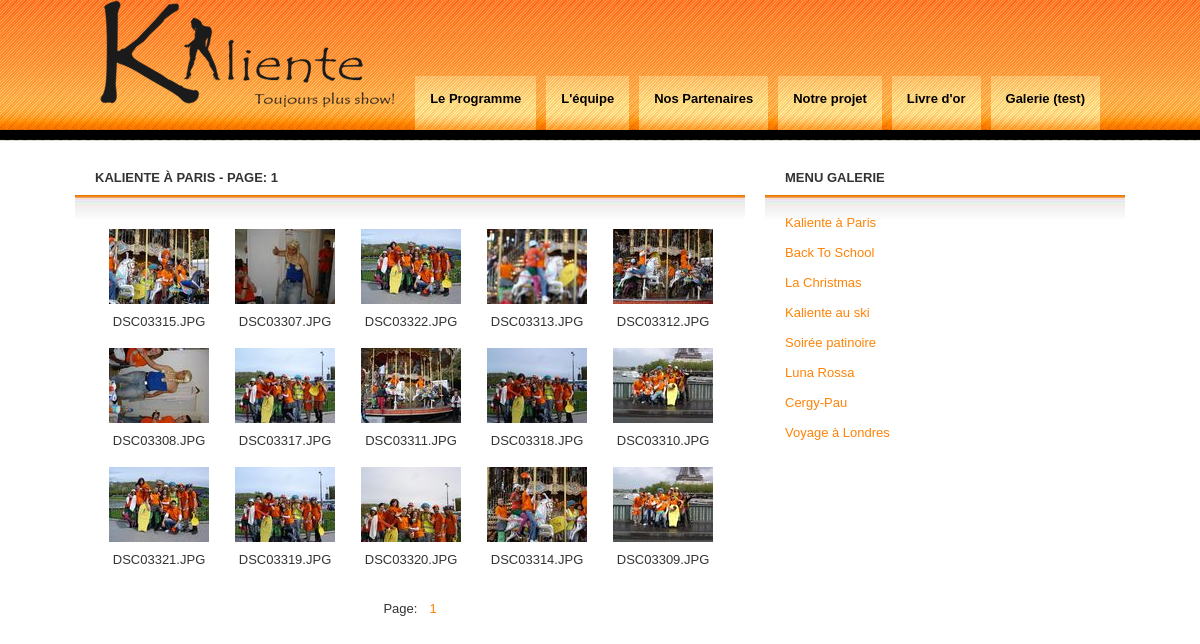
Page /galerie.php on the committed database.
### tables this page shows
CREATE TABLE IF NOT EXISTS `galerie` (
  `id` int(11) NOT NULL auto_increment,
  `nom` varchar(255) NOT NULL default '',
  `path` varchar(255) NOT NULL default '',
  `intitule` varchar(100) NOT NULL default '',
  PRIMARY KEY  (`id`)
);

### galerie.php (the view, shortened to what this page needs)
<!DOCTYPE html PUBLIC "-//W3C//DTD XHTML 1.0 Strict//EN" "http://www.w3.org/TR/xhtml1/DTD/xhtml1-strict.dtd">
<html xmlns="http://www.w3.org/1999/xhtml" xml:lang="fr" >
    <head>
		<link rel="stylesheet" media="screen" type="text/css" title="Kaliente" href="css/index.css" />
		<link rel="stylesheet" type="text/css" href="lightbox.css" />
		<link rel="stylesheet" href="css/lightbox.css" type="text/css" media="screen" />
    </head>
	<body>
	   <div id='header'>
			<div id='logo'>
				<a href="index.php"><img src="img/kaliente_noir.png" alt="Kaliente, toujours plus show !!" /></a>
			</div>
			<div id='menu'>
				<ul>
					<li><a href="index.php?news">Le Programme</a></li>
					<li><a href="index.php?equipe">L'équipe</a></li>
					<li><a href="index.php?partenaires">Nos Partenaires</a></li>
					<li><a href="index.php?projet">Notre projet</a></li>
					<li><a href="index.php?livre">Livre d'or</a></li>
					<li><a href="./galerie.php">Galerie (test)</a></li>
				</ul>
			</div>
		</div>
		<div id='content'>
			<div id='sidebar'>
				<div class='boxed'>
					<h2 class='title'>Menu Galerie</h2>
					<div class='content'>
					<?php
						$rep = mysql_query("
						SELECT *
						FROM `galerie`
						");
						if(isset($rep)) {
							while($data = mysql_fetch_array($rep)) {
								echo "<a href='./galerie.php?name=".$data['nom']."'>".$data['intitule']."</a>";
								echo "<br />";
								echo "<br />";
							}
						}
					?>
					</div>
				</div>
			</div>
		<div class='include'>
   <?php
$name = 'paris';
$page = 1;
$data['intitule'] = 'Kaliente à Paris';
if(!isset($data['path']))
	$data['path'] = 'kaliente_paris/';
$rep = 'thumb/'.$data['path'];
$dir = opendir($rep);
$i = 0;
$files = glob($rep."/*.db");
$compteurthumbs = count($files);
$files = glob($rep."/*.*");
$compteurf = count ($files) - $compteurthumbs;
$c = 0;
$modulo = $compteurf % 25;
$nbpages = ($compteurf - $modulo) / 25 + 1;
echo "<div class='boxed'>";
echo "<h2 class='title'>".$data['intitule']." - Page: ".$page."</h2>";
echo "<div class='content'>";
echo "<div class='center'>";
echo '<table class="container">';
echo '<tr>';
$foto_min = ($page -1) * 25 + 1;
$foto_max = $page * 25;
while (FALSE !== ($f = readdir($dir))) {
	if(is_file($rep.$f) && $f != 'Thumbs.db')
		$c++;
	if(is_file($rep.$f) && $f != 'Thumbs.db' && $i < 5) {
		if($c >= $foto_min) {
			if($c <= $foto_max) {
				echo "<td>";
				echo '<table class="dia"><tr><td>';
				echo "<a href='o riginal/".$data['path'].$f."' title='".$f."' rel='lightbox[1]' />";
				echo "<img src='thumb/".$data['path'].$f."' rel='thumb' alt='".$f."' ></a>";
				echo "</td></tr></table>";
				echo "<div class='smalldesc'>".$f."</div>";
				echo "</td>";
				$i++;
			}
		}
	}
	elseif(is_file($rep.$f) && $f != 'Thumbs.db') {
		if($c > $foto_min) {
			if($c <= $foto_max) {
				$i = 0;
				echo "</tr><tr>";
				echo "<td>";
				echo '<table class="dia"><tr><td>';
				echo "<a href='original/".$data['path'].$f."' title='".$f."' rel='lightbox[1]' />";
				echo "<img src='thumb/".$data['path'].$f."' rel='thumb' alt='".$f."' ></a>";
				echo "</td></tr></table>";
				echo "<div class='smalldesc'>".$f."</div>";
				echo "</td>";
				$i++;
			}
		}
    }
}
echo '</tr>';
echo '</table>';
echo '</div></div></div>';
$k = 1;
echo '<table><tr>';
if ($nbpages == 1)
	echo '<td>Page: </td>';
else
	echo '<td>Pages: </td>';
while ($k <= $nbpages) {
	echo "<td><a href='./galerie.php?name=".$name."&page=".$k."'>$k</a></td>";
	$k++;
	}
echo '</tr></table>';
?>
			</div>
		</div>
	</body>
</html>

### css/index.css (style rules this page uses)
* { margin: 0; padding: 0; }
body { margin: 0; background: #FFFFFF url(../images/img01.png) repeat-x; font: normal small "Trebuchet MS", Arial, Helvetica, sans-serif; color: #333333; }
a { text-decoration: none; color: #ff8307; }
#header { width: 1000px; height: 140px; margin: 0 auto; }
#logo { float: left; width: 240px; height: 50px; }
#logo img { border:none; text-decoration:none; }
#menu { float: right; }
#menu ul { margin: 0; padding-top: 76px; list-style: none; }
#menu li { display: inline; }
#menu a { display: block; float: left; height: 24px; margin-left: 10px; padding: 15px; background: url(../images/img02.png) repeat-x; text-decoration: none; font-weight: bold; color: #000000; }
#content { width: 1050px; margin: 0 auto; padding-top: 20px; }
.boxed .title { padding: 10px 20px; text-transform: uppercase; font-size: 1em; }
.boxed .content { padding: 20px; background: url(../images/img05.jpg) repeat-x; }
.include { float: left; width: 670px; }
#sidebar { float: right; width: 360px; margin-left:5px; }
table { margin:auto; }
td { text-align:center; padding:5px; }
a img { border:none; text-decoration:none; }

### rows in the picture
galerie: intitule "Kaliente à Paris", intitule "KALIENTE À PARIS", path (picture)
galerie: intitule "Back To School"
galerie: intitule "La Christmas"
galerie: intitule "Kaliente au ski"
galerie: intitule "Soirée patinoire"
galerie: intitule "Luna Rossa"
galerie: intitule "Cergy-Pau"
galerie: intitule "Voyage à Londres"

### other values in the picture
$page "1"
$f "DSC03315.JPG"
$f "DSC03307.JPG"
$f "DSC03322.JPG"
$f "DSC03313.JPG"
$f "DSC03312.JPG"
$f "DSC03308.JPG"
$f "DSC03317.JPG"
$f "DSC03311.JPG"
$f "DSC03318.JPG"
$f "DSC03310.JPG"
$f "DSC03321.JPG"
$f "DSC03319.JPG"
$f "DSC03320.JPG"
$f "DSC03314.JPG"
